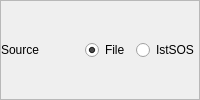
        <widget class="QFrame" name="sourceFrame">
         <property name="frameShape">
          <enum>QFrame::StyledPanel</enum>
         </property>
         <property name="frameShadow">
          <enum>QFrame::Raised</enum>
         </property>
         <layout class="QHBoxLayout" name="horizontalLayout_10">
          <property name="margin">
           <number>0</number>
          </property>
          <item>
           <widget class="QLabel" name="label_9">
            <property name="text">
             <string>Source</string>
            </property>
           </widget>
          </item>
          <item>
           <layout class="QHBoxLayout" name="horizontalLayout_11">
            <item>
             <widget class="QRadioButton" name="radioButton_8">
              <property name="text">
               <string>File</string>
              </property>
              <property name="checked">
               <bool>true</bool>
              </property>
              <attribute name="buttonGroup">
               <string notr="true">buttonGroup</string>
              </attribute>
             </widget>
            </item>
            <item>
             <widget class="QRadioButton" name="radioButton_3">
              <property name="text">
               <string>IstSOS</string>
              </property>
              <attribute name="buttonGroup">
               <string notr="true">buttonGroup</string>
              </attribute>
             </widget>
            </item>
           </layout>
          </item>
         </layout>
        </widget>
